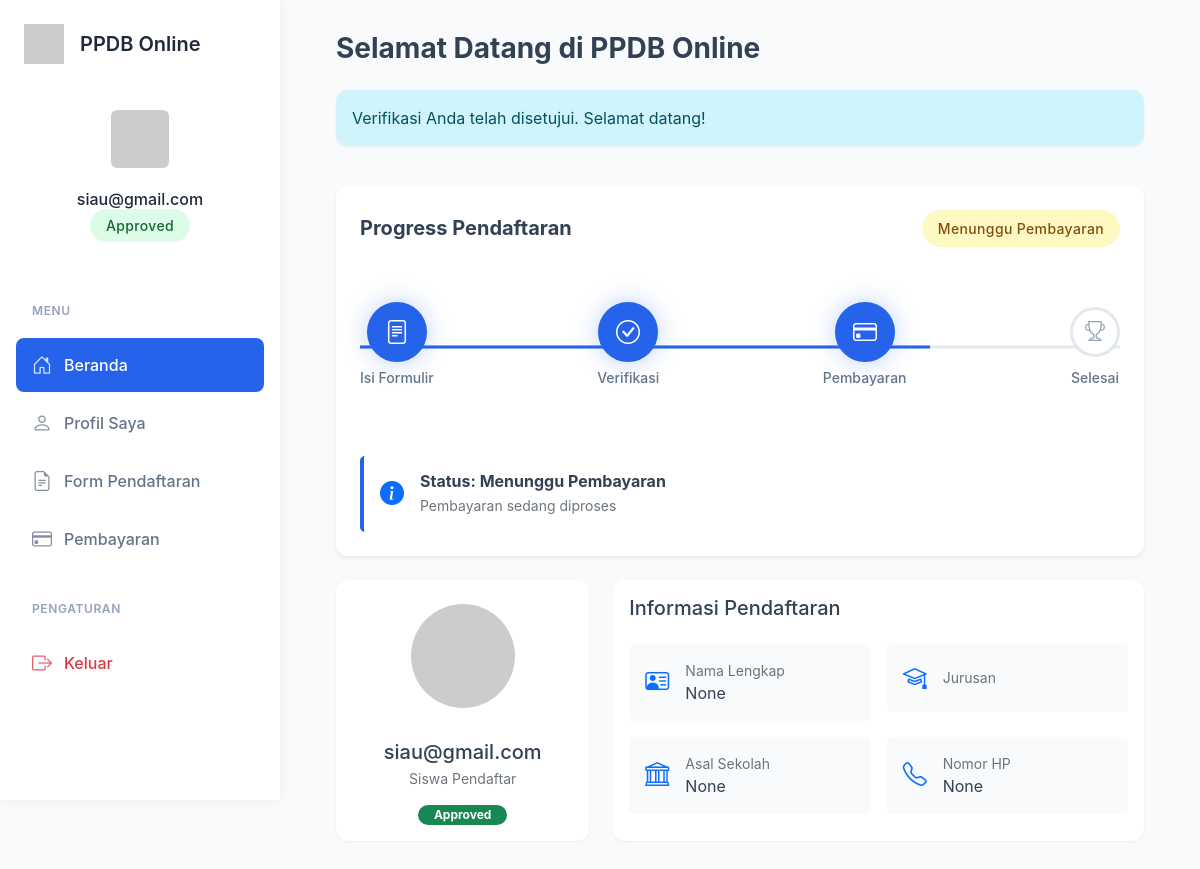
/ (signed in), run on the app's committed database.
### app copy.py (models this page shows, shortened)
class User(db.Model):
    __tablename__ = 'users'  # Explicitly define table name
    id = db.Column(db.Integer, primary_key=True)
    username = db.Column(db.String(100), unique=True, nullable=False)
    password = db.Column(db.String(200), nullable=False)
    is_admin = db.Column(db.Boolean, default=False)
    is_verified = db.Column(db.Boolean, default=False)  # Add this attribute
    formulir = db.relationship('Formulir', back_populates='user')  # Add this relationship

class Formulir(db.Model):
    id = db.Column(db.Integer, primary_key=True)
    user_id = db.Column(db.Integer, db.ForeignKey('users.id'), nullable=False)  # Correct table name
    user = db.relationship('User', back_populates='formulir')
    nama_lengkap = db.Column(db.String(100))
    tempat_lahir = db.Column(db.String(100))
    tanggal_lahir = db.Column(db.String(100))
    jenis_kelamin = db.Column(db.String(20))
    alamat = db.Column(db.String(200))
    asal_sekolah = db.Column(db.String(200))
    no_hp = db.Column(db.String(20))
    foto_path = db.Column(db.String(200))
    ijazah_path = db.Column(db.String(200))
    pembayaran_path = db.Column(db.String(200))
    verifikasi_status = db.Column(db.String(20), default='belum')

### app copy.py (the view)
@app.route('/', methods=['GET', 'POST'])
def index():
    if 'user_id' not in session:
        return render_template('landing.html')
    user = User.query.get(session['user_id'])
    formulir = Formulir.query.filter_by(user_id=user.id).first()
    if formulir:
        if formulir.verifikasi_status == 'pending':
            pesan = "Harap tunggu, permintaan Anda sedang diproses oleh admin."
        elif formulir.verifikasi_status == 'approved':
            pesan = "Verifikasi Anda telah disetujui. Selamat datang!"
        elif formulir.verifikasi_status == 'rejected':
            pesan = "Verifikasi Anda ditolak. Silakan kirim ulang data Anda."
        else:
            pesan = ""
    else:
        pesan = ""
    return render_template('index.html', user=user, formulir=formulir, pesan=pesan)

### app copy.py (called while the page is built)
@app.before_request
def make_session_permanent():
    session.permanent = True

@app.context_processor
def utility_processor():
    def get_current_user():
        if 'user_id' in session:
            return User.query.get(session['user_id'])
        return None
    def get_user_formulir():
        if 'user_id' in session:
            return Formulir.query.filter_by(user_id=session['user_id']).first()
        return None
    return dict(get_current_user=get_current_user, get_user_formulir=get_user_formulir)

### templates/index.html (shortened to what this page needs)
{% extends "base.html" %}
{% block content %}
{% set current_progress = 0 %}
{% set status_text = 'Belum Memulai' %}
{% if formulir %}
  {% if formulir.pembayaran_status == 'approved' %}
    {% set current_progress = 100 %}
    {% set status_text = 'Pendaftaran Selesai' %}
  {% elif formulir.verifikasi_status == 'approved' %}
    {% set current_progress = 75 %}
    {% set status_text = 'Menunggu Pembayaran' %}
  {% elif formulir.verifikasi_status == 'pending' %}
    {% set current_progress = 50 %}
    {% set status_text = 'Menunggu Verifikasi' %}
  {% else %}
    {% set current_progress = 25 %}
    {% set status_text = 'Formulir Terisi' %}
  {% endif %}
{% endif %}
<div class="container-fluid">
  <div class="row mb-4">
    <div class="col-12">
      <h3 class="fw-bold mb-4">Selamat Datang di PPDB Online</h3>
      {% if pesan %}
      <div class="alert alert-info">{{ pesan }}</div>
      {% endif %}
    </div>
  </div>
  <div class="row mb-4">
    <div class="col-12">
      <div class="card border-0 shadow-sm">
        <div class="card-body p-4">
          <div class="d-flex justify-content-between align-items-center mb-4">
            <h5 class="card-title mb-0 fw-bold">Progress Pendaftaran</h5>
            <div class="status-badge {{ 'status-approved' if current_progress == 100 else 'status-pending' }}">
              {{ status_text }}
            </div>
          </div>
          <div class="position-relative timeline-progress mb-5">
            <div class="timeline-steps">
              {% set steps = [
                ('Isi Formulir', 'bi-file-text', 25),
                ('Verifikasi', 'bi-check-circle', 50),
                ('Pembayaran', 'bi-credit-card', 75),
                ('Selesai', 'bi-trophy', 100)
              ] %}
              {% for title, icon, percent in steps %}
                <div class="timeline-step">
                  <div class="timeline-icon {{ 'active' if current_progress >= percent else '' }}">
                    <i class="bi {{ icon }}"></i>
                  </div>
                  <div class="timeline-text">{{ title }}</div>
                </div>
              {% endfor %}
            </div>
          </div>
          <div class="current-status p-3 rounded-3 mt-4
               {{ 'bg-success-subtle' if current_progress == 100
                  else 'bg-primary-subtle' }}">
            <div class="d-flex align-items-center">
              <i class="bi {{ 'bi-check-circle-fill text-success' if current_progress == 100
                             else 'bi-info-circle-fill text-primary' }} fs-4 me-3"></i>
              <div>
                <h6 class="mb-1 fw-bold">Status: {{ status_text }}</h6>
                <p class="mb-0 text-muted small">
                  {% if current_progress == 0 %}
                    Silakan mulai dengan mengisi formulir pendaftaran
                  {% elif current_progress == 25 %}
                    Formulir Anda sedang menunggu verifikasi
                  {% elif current_progress == 50 %}
                    Formulir telah diverifikasi, silakan lanjutkan ke pembayaran
                  {% elif current_progress == 75 %}
                    Pembayaran sedang diproses
                  {% else %}
                    Selamat! Anda telah menyelesaikan proses pendaftaran
                  {% endif %}
                </p>
              </div>
            </div>
          </div>
        </div>
      </div>
    </div>
  </div>
  <div class="row g-4">
    <div class="col-md-4">
      <div class="card h-100">
        <div class="card-body text-center">
          <div class="mb-4">
            <img src="https://ui-avatars.com/api/?name={{ user.username }}&size=100&background=2563eb&color=fff"
                 class="rounded-circle border-4 border-primary p-2" style="width: 120px; height: 120px;">
          </div>
          <h5 class="mb-1">{{ user.username }}</h5>
          <p class="text-muted small mb-3">Siswa Pendaftar</p>
          {% if formulir %}
          <div class="d-flex justify-content-center gap-2">
            <span class="badge bg-{{ 'success' if formulir.verifikasi_status == 'approved'
                                    else 'warning' if formulir.verifikasi_status == 'pending'
                                    else 'danger' }} rounded-pill px-3">
              {{ formulir.verifikasi_status|title }}
            </span>
          </div>
          {% endif %}
        </div>
      </div>
    </div>
    <div class="col-md-8">
      <div class="card h-100">
        <div class="card-body">
          <h5 class="card-title mb-4">Informasi Pendaftaran</h5>
          {% if formulir %}
          <div class="row g-3">
            <div class="col-md-6">
              <div class="d-flex align-items-center p-3 bg-light rounded-3">
                <i class="bi bi-person-vcard fs-4 text-primary me-3"></i>
                <div>
                  <div class="text-muted small">Nama Lengkap</div>
                  <div class="fw-medium">{{ formulir.nama_lengkap }}</div>
                </div>
              </div>
            </div>
            <div class="col-md-6">
              <div class="d-flex align-items-center p-3 bg-light rounded-3">
                <i class="bi bi-mortarboard fs-4 text-primary me-3"></i>
                <div>
                  <div class="text-muted small">Jurusan</div>
                </div>
              </div>
            </div>
            <div class="col-md-6">
              <div class="d-flex align-items-center p-3 bg-light rounded-3">
                <i class="bi bi-bank fs-4 text-primary me-3"></i>
                <div>
                  <div class="text-muted small">Asal Sekolah</div>
                  <div class="fw-medium">{{ formulir.asal_sekolah }}</div>
                </div>
              </div>
            </div>
            <div class="col-md-6">
              <div class="d-flex align-items-center p-3 bg-light rounded-3">
                <i class="bi bi-telephone fs-4 text-primary me-3"></i>
                <div>
                  <div class="text-muted small">Nomor HP</div>
                  <div class="fw-medium">{{ formulir.no_hp }}</div>
                </div>
              </div>
            </div>
          </div>
          {% endif %}
        </div>
      </div>
    </div>
  </div>
</div>
{% endblock %}

### templates/base.html (shortened to what this page needs)
<!DOCTYPE html>
<html>
<head>
  <link href="https://cdn.jsdelivr.net/npm/bootstrap@5.1.3/dist/css/bootstrap.min.css" rel="stylesheet">
  <link rel="stylesheet" href="https://cdn.jsdelivr.net/npm/bootstrap-icons@1.8.1/font/bootstrap-icons.css">
</head>
<body>
  <div class="wrapper">
    <nav class="sidebar">
      <div class="sidebar-header">
        <div class="sidebar-brand">
          <img src="https://ui-avatars.com/api/?name=PPDB&background=2563eb&color=fff" alt="Logo">
          <h4>PPDB Online</h4>
        </div>
        {% if session.user_id %}
        <div class="sidebar-user">
          {% set user = get_current_user() %}
          <img src="https://ui-avatars.com/api/?name={{ user.username }}&background=random" alt="Profile">
          <h6 class="mt-3 mb-1">{{ user.username }}</h6>
          {% set formulir = get_user_formulir() %}
          {% if formulir %}
          <span class="status-badge
                    {% if formulir.verifikasi_status == 'approved' %}status-approved
                    {% elif formulir.verifikasi_status == 'pending' %}status-pending
                    {% else %}status-rejected{% endif %}">
            {{ formulir.verifikasi_status|title }}
          </span>
          {% endif %}
        </div>
        {% endif %}
      </div>
      <div class="sidebar-menu">
        <div class="nav-section">
          <div class="nav-section-title">Menu</div>
          <div class="nav flex-column">
            {% if not session.user_id %}
            <a href="{{ url_for('index') }}" class="nav-link {{ 'active' if request.endpoint == 'index' }}">
              <i class="bi bi-house-door"></i>
              <span>Beranda</span>
            </a>
            <a href="{{ url_for('login') }}" class="nav-link {{ 'active' if request.endpoint == 'login' }}">
              <i class="bi bi-box-arrow-in-right"></i>
              <span>Login</span>
            </a>
            <a href="{{ url_for('register') }}" class="nav-link {{ 'active' if request.endpoint == 'register' }}">
              <i class="bi bi-person-plus"></i>
              <span>Daftar</span>
            </a>
            {% else %}
            <a href="{{ url_for('index') }}" class="nav-link {{ 'active' if request.endpoint == 'index' }}">
              <i class="bi bi-house-door"></i>
              <span>Beranda</span>
            </a>
            <a href="{{ url_for('profile') }}" class="nav-link {{ 'active' if request.endpoint == 'profile' }}">
              <i class="bi bi-person"></i>
              <span>Profil Saya</span>
            </a>
            <a href="{{ url_for('verifikasi') }}" class="nav-link {{ 'active' if request.endpoint == 'verifikasi' }}">
              <i class="bi bi-file-earmark-text"></i>
              <span>Form Pendaftaran</span>
            </a>
            {% set formulir = get_user_formulir() %}
            {% if formulir and formulir.verifikasi_status == 'approved' %}
            <a href="{{ url_for('pembayaran') }}" class="nav-link {{ 'active' if request.endpoint == 'pembayaran' }}">
              <i class="bi bi-credit-card"></i>
              <span>Pembayaran</span>
            </a>
            {% endif %}
            <div class="nav-section-title mt-4">Pengaturan</div>
            <a href="{{ url_for('logout') }}" class="nav-link text-danger">
              <i class="bi bi-box-arrow-right"></i>
              <span>Keluar</span>
            </a>
            {% endif %}
          </div>
        </div>
      </div>
    </nav>
    <div class="content">
      <div class="container-fluid">
        {% block content %}{% endblock %}
      </div>
    </div>
  </div>
</body>
</html>

### templates/base.html (style rules this page uses)
:root { --primary-color: #2563eb; --secondary-color: #3b82f6; --sidebar-width: 280px; }
body { font-family: 'Inter', system-ui, -apple-system, sans-serif; background: #f8fafc; color: #334155; }
.wrapper { display: flex; min-height: 100vh; }
.sidebar { width: var(--sidebar-width); background: #ffffff; color: #1e293b; position: fixed; height: 100vh; display: flex; flex-direction: column; transition: all 0.3s; box-shadow: 0 0 15px rgba(0, 0, 0, 0.05); z-index: 1000; }
.sidebar-header { padding: 1.5rem; background: rgba(255, 255, 255, 0.05); border-bottom: 1px solid rgba(255, 255, 255, 0.1); flex-shrink: 0; }
.sidebar-brand { display: flex; align-items: center; margin-bottom: 1.5rem; }
.sidebar-brand img { width: 40px; height: 40px; margin-right: 1rem; }
.sidebar-brand h4 { color: #1e293b; margin: 0; font-size: 1.25rem; font-weight: 600; }
.sidebar-user { text-align: center; padding: 1rem 0; }
.sidebar-user img { width: 70px; height: 70px; border-radius: 12px; border: 3px solid rgba(255, 255, 255, 0.1); padding: 3px; }
.sidebar-menu { padding: 1rem; flex-grow: 1; overflow-y: auto; overflow-x: hidden; }
.nav-section { margin-bottom: 1rem; }
.nav-section-title { color: #94a3b8; font-size: 0.75rem; font-weight: 600; text-transform: uppercase; letter-spacing: 0.05em; padding: 0.5rem 1rem; margin-bottom: 0.5rem; }
.nav-link { color: #64748b; padding: 0.75rem 1rem; border-radius: 8px; margin: 0.125rem 0; font-weight: 500; transition: all 0.2s; display: flex; align-items: center; }
.nav-link.active { color: white; background: var(--primary-color); }
.nav-link i { font-size: 1.25rem; margin-right: 0.75rem; opacity: 0.8; }
.content { margin-left: var(--sidebar-width); padding: 2rem; width: calc(100% - var(--sidebar-width)); }
.card { border: none; border-radius: 12px; box-shadow: 0 1px 3px rgba(0, 0, 0, 0.05); transition: transform 0.2s, box-shadow 0.2s; }
.status-badge { padding: 0.5rem 1rem; border-radius: 999px; font-size: 0.875rem; font-weight: 500; letter-spacing: 0.025em; }
.status-approved { background: #dcfce7; color: #166534; }
.status-pending { background: #fef9c3; color: #854d0e; }
.alert { border-radius: 12px; border: none; box-shadow: 0 1px 3px rgba(0, 0, 0, 0.05); }

### templates/index.html (style rules this page uses)
.bg-light { background-color: #f8fafc !important; }
.timeline-progress { padding: 20px 0; margin: 40px 0; }
.timeline-steps { position: relative; display: flex; justify-content: space-between; }
.timeline-step { text-align: center; position: relative; z-index: 1; }
.timeline-icon { width: 50px; height: 50px; background: white; border: 3px solid #e2e8f0; border-radius: 50%; display: flex; align-items: center; justify-content: center; margin: 0 auto 10px; transition: all 0.3s ease; }
.timeline-icon i { font-size: 1.25rem; color: #94a3b8; transition: all 0.3s ease; }
.timeline-icon.active { border-color: var(--primary-color); background: var(--primary-color); transform: scale(1.2); box-shadow: 0 0 20px rgba(37, 99, 235, 0.3); }
.timeline-icon.active i { color: white; }
.timeline-text { font-size: 0.875rem; font-weight: 500; color: #64748b; margin-top: 8px; }
.current-status { border-left: 4px solid var(--primary-color); transition: all 0.3s ease; }

### data on the page
User: username "siau@gmail.com"
Formulir: verifikasi_status "Approved", nama_lengkap "None", asal_sekolah "None", no_hp "None"

### other printed values
{{ pesan }} "Verifikasi Anda telah disetujui. Selamat datang!"
{{ status_text }} "Menunggu Pembayaran"
{{ title }} "Isi Formulir" "Verifikasi" "Pembayaran" "Selesai"
